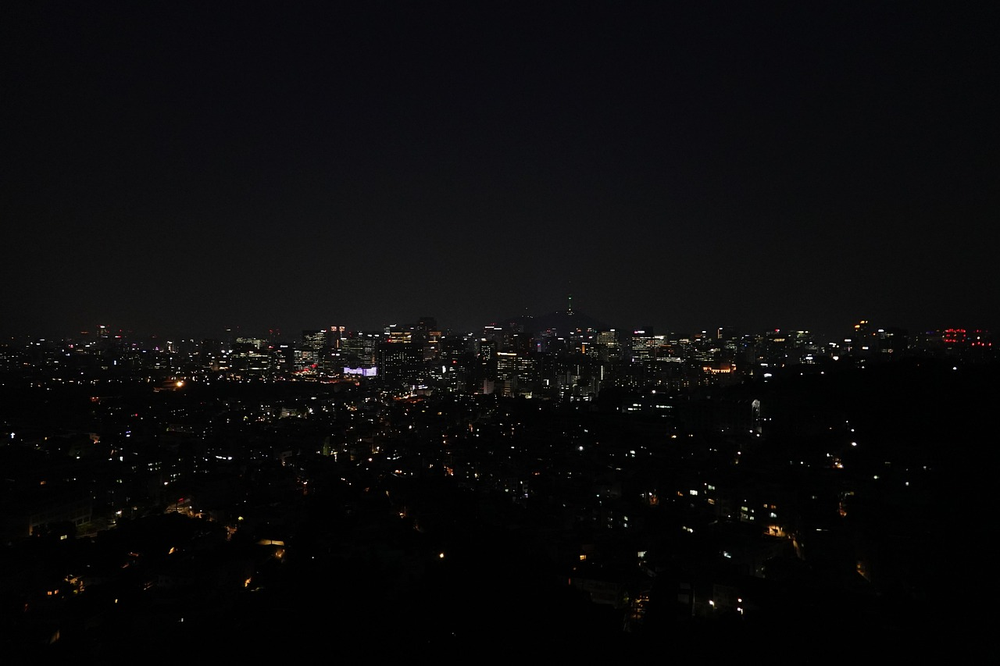
#> input picture nightview.png, 1000 x 666 px, shrunk from 1280 x 853 before the run
$ python NightLandscapeEnhancement.py
#> lines starting #> are read from the running program, lines starting #| are printed output that depends on the picture
# Digital Image Processing Assignment: Night Landscape Enhancement
# Student: Kok Yu Yuan (B022210136)
# Task: Implement filtering and enhancement for a low-light/night scene
#
# Pipeline:
# 1. Noise Reduction – Median Filter (3x3)
# 2. Contrast Enhancement – CLAHE
#
# Assumption: 'nightview.jpg' is in the same directory

import cv2
import numpy as np
import matplotlib.pyplot as plt

# -------------------------------
# 1. Image Acquisition & Pre-processing
# -------------------------------

# 1.1 Image file name
img_name = 'nightview.png'

# 1.2 Read image (grayscale)
I_original = cv2.imread(img_name, cv2.IMREAD_GRAYSCALE)
#> I_original: shape (666, 1000); min 0, max 255, mean 10.6

if I_original is None:
    raise FileNotFoundError("Image not found. Check the file name or directory.")

# 1.3 Convert to double precision (0–1 range)
I_double = I_original.astype(np.float64) / 255.0

# Plotting logic moved to the end

# -------------------------------
# 2. Noise Reduction using Median Filter
# -------------------------------

# 2.1 Median filter (3x3)
I_filtered = cv2.medianBlur((I_double * 255).astype(np.uint8), 3)
I_filtered = I_filtered.astype(np.float64) / 255.0

# Plotting logic moved to the end

print("Noise Reduction Complete: Median filtering applied.")

# -------------------------------
# 3. Contrast Enhancement using CLAHE
# -------------------------------

# 3.1 CLAHE parameters (equivalent to MATLAB adapthisteq)
clahe = cv2.createCLAHE(
    clipLimit=2.0,        # Similar effect to MATLAB ClipLimit = 0.01
    tileGridSize=(8, 8)
)

I_enhanced = clahe.apply((I_filtered * 255).astype(np.uint8))
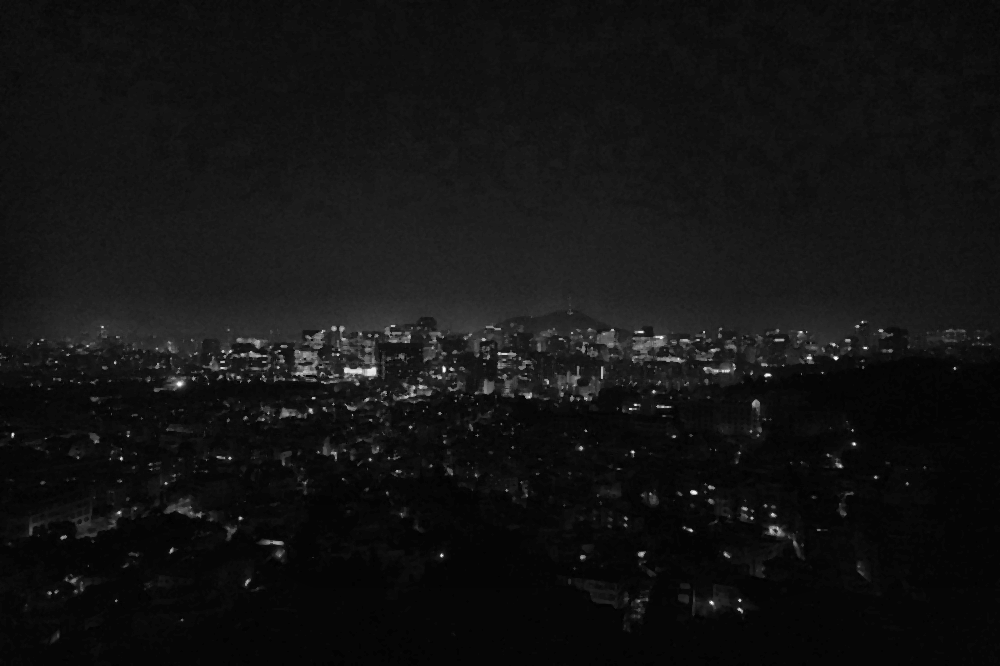
#> I_enhanced: shape (666, 1000); min 1, max 254, mean 18.7

# -------------------------------
# 4. Final Comparison & Visualization
# -------------------------------

plt.figure(figsize=(12, 10))

# 1. Original
plt.subplot(2, 2, 1)
plt.imshow(I_double, cmap='gray')
plt.title('1. Original Night Scene')
plt.axis('off')

# 2. Histogram
plt.subplot(2, 2, 2)
plt.hist(I_double.ravel(), bins=256, range=(0, 1))
plt.title('Original Histogram')

# 3. Median Filtered
plt.subplot(2, 2, 3)
plt.imshow(I_filtered, cmap='gray')
plt.title('2. Median Filtered (Noise Reduced)')
plt.axis('off')

# 4. Enhanced
plt.subplot(2, 2, 4)
plt.imshow(I_enhanced, cmap='gray')
plt.title('3. Enhanced (CLAHE)')
plt.axis('off')

plt.tight_layout(pad=3.0)
plt.show()
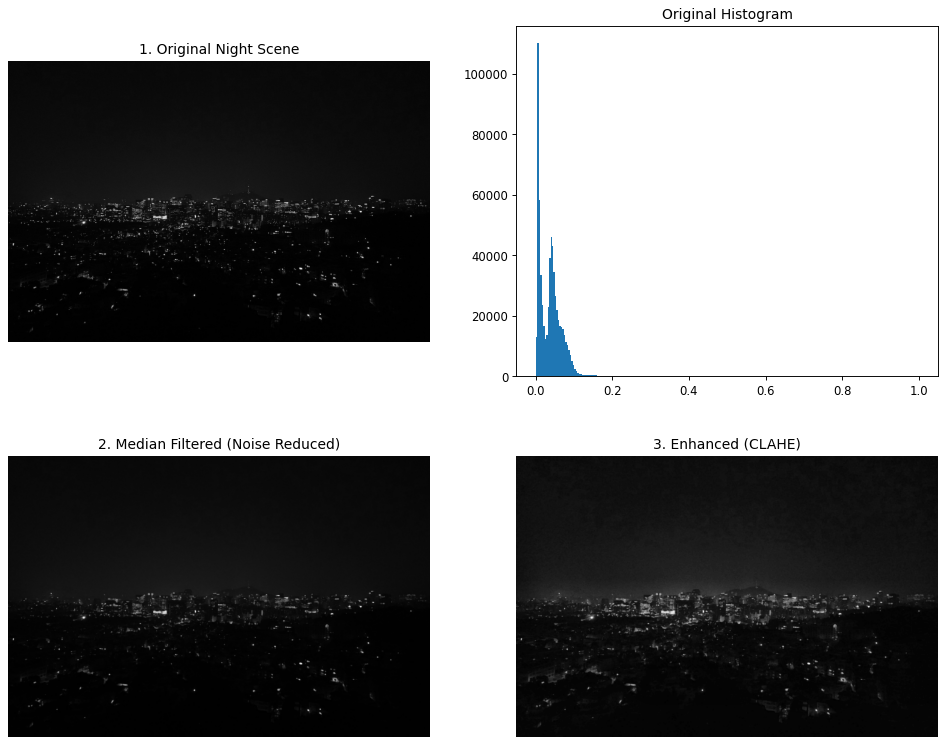
#> figure drawn by matplotlib, 4 panels; panel 2: tallest bar 110352 high, from x = 0.00391 to 0.00781

print("Contrast Enhancement Complete: Final image ready.")

# -------------------------------
# Optional: Save result
# -------------------------------
# cv2.imwrite('enhanced_night_landscape.jpg', I_enhanced)
